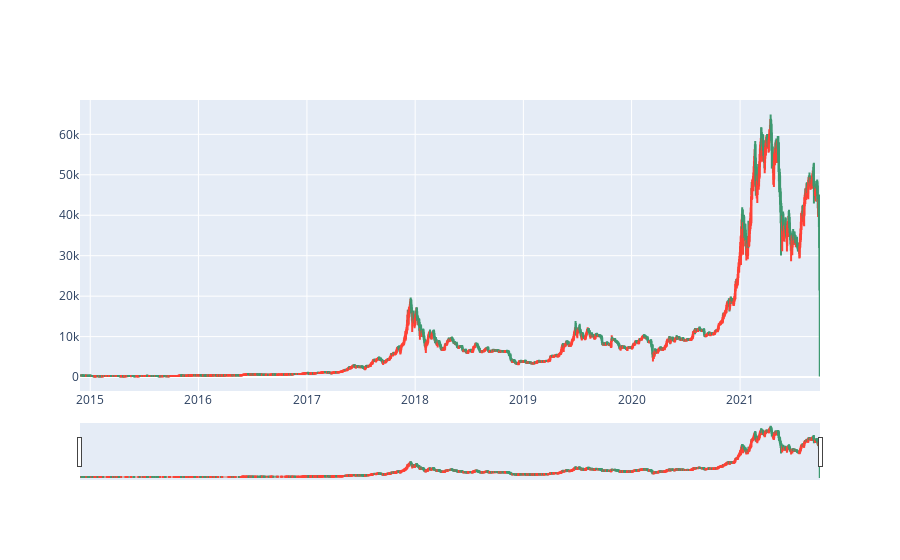

Source (notebook cell):
### Code cell
# Heikin Ashi candles
hadf = ta.ha(open_=df.open, 
             close=df.close,
             high=df.high,
             low=df.low)
print(hadf)

fig = go.Figure(data=[go.Candlestick(x=df.date,
                                    open=hadf.HA_open,
                                    high=hadf.HA_high,
                                    low=hadf.HA_low,
                                    close=hadf.HA_close)])

fig.show()

### Figure 1 — Plotly figure (JSON) as saved in the notebook; plotly's stock layout.template omitted (floating-point values rounded to 4 significant figures; data arrays with more than 128 entries replaced by an {"elided": "..."} marker saying what was removed)
{"data": [{"close": {"elided": "2496 float values"}, "high": {"elided": "2496 float values"}, "low": {"elided": "2496 float values"}, "open": {"elided": "2496 float values"}, "type": "candlestick", "x": {"elided": "2496 str values"}}], "layout": {}}
